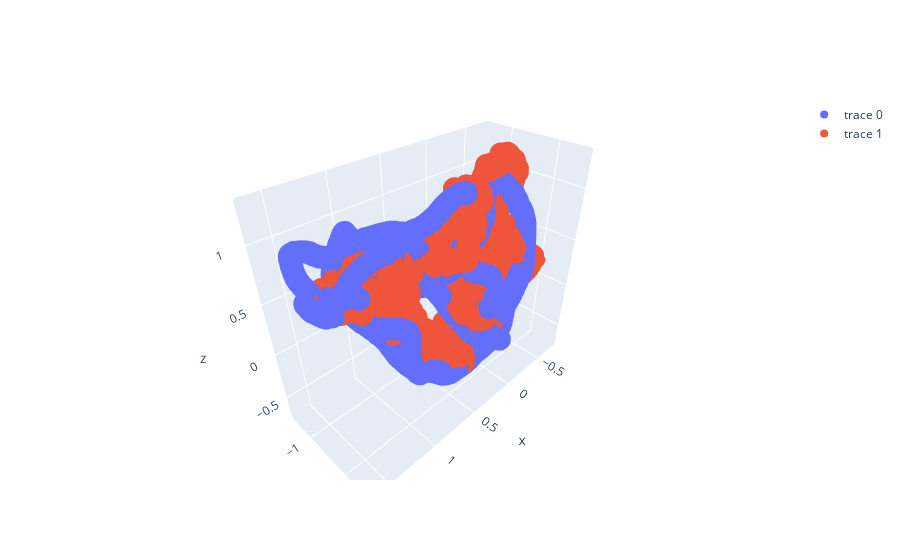

The code cell stored with this chart in its notebook:
### Markdown cell above
# Show trajectories

### Code cell
start_index = None
end_index = None
fig = go.Figure(
    data=[
        go.Scatter3d(x=truth_trajectory[start_index:end_index, 0], y=truth_trajectory[start_index:end_index, 1], 
                     z=truth_trajectory[start_index:end_index, 2], mode="markers"),
        go.Scatter3d(x=predicted_trajectory[start_index:end_index, 0], y=predicted_trajectory[start_index:end_index, 1],
                     z=predicted_trajectory[start_index:end_index, 2],
                      mode="markers")
    ]
)
fig.show()

### Figure 1 — Plotly figure (JSON) as saved in the notebook; plotly's stock layout.template omitted (floating-point values rounded to 4 significant figures; data arrays with more than 128 entries replaced by an {"elided": "..."} marker saying what was removed)
{"data": [{"mode": "markers", "type": "scatter3d", "x": {"elided": "2000 float values"}, "y": {"elided": "2000 float values"}, "z": {"elided": "2000 float values"}}, {"mode": "markers", "type": "scatter3d", "x": {"elided": "2000 float values"}, "y": {"elided": "2000 float values"}, "z": {"elided": "2000 float values"}}], "layout": {}}
